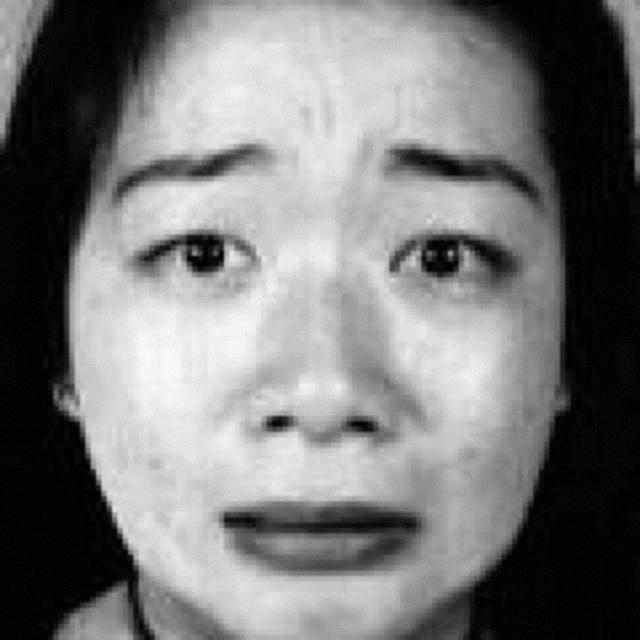
#> input picture Facial Emotion Detection.v1i.yolov11/train/images/1-10-_aug43357_jpg.rf.61a5d65a306c14b8296f54dec0c5abf3.jpg, 640 x 640 px, found by its file name; its folder holds 3 pictures in this run
$ python dataset_analysis.py   (older library calls are emulated)
#> lines starting #> are read from the running program, lines starting #| are printed output that depends on the picture
import os
import cv2
import numpy as np
import matplotlib.pyplot as plt
import shutil
from sklearn.model_selection import train_test_split
from collections import Counter

DATASET_DIR = "dataset"
TRAIN_DIR = os.path.join(DATASET_DIR, "train")
TEST_DIR = os.path.join(DATASET_DIR, "test")
VAL_DIR = os.path.join(DATASET_DIR, "val")
NEW_TRAIN_DIR = os.path.join(DATASET_DIR, "new_train")

RESULTS_DIR = "results"
GRAPHS_DIR = os.path.join(RESULTS_DIR, "graphs")
REPORTS_DIR = os.path.join(RESULTS_DIR, "reports")

def inspect_dataset():
    classes = sorted(os.listdir(TRAIN_DIR))
    train_counts = {}
    test_counts = {}

    total_train = 0
    total_test = 0

    image_shape = None
    channels = None
    is_grayscale = True

    corrupted = 0

    for c in classes:
        train_path = os.path.join(TRAIN_DIR, c)
        test_path = os.path.join(TEST_DIR, c)

        if not os.path.isdir(train_path):
            continue

        train_imgs = os.listdir(train_path)
        test_imgs = os.listdir(test_path)

        train_counts[c] = len(train_imgs)
        test_counts[c] = len(test_imgs)

        total_train += len(train_imgs)
        total_test += len(test_imgs)

        # Check an image for shape and channels
        if len(train_imgs) > 0 and image_shape is None:
            img_path = os.path.join(train_path, train_imgs[0])
            img_unchanged = cv2.imread(img_path, cv2.IMREAD_UNCHANGED)
#> img_unchanged is the input picture: shape (640, 640, 3); mean B, G, R 120.6, 120.6, 120.6
            if img_unchanged is None:
                corrupted += 1
            else:
                image_shape = img_unchanged.shape[:2]
#> image_shape = (640, 640)
                channels = 1 if len(img_unchanged.shape) == 2 else img_unchanged.shape[2]
#> channels = 3
                if channels == 3:
                    # check if R==G==B
                    b, g, r = cv2.split(img_unchanged)
                    if not (np.array_equal(b, g) and np.array_equal(g, r)):
                        is_grayscale = False

    # Save graph
    fig, ax = plt.subplots(figsize=(10, 6))
    x = np.arange(len(classes))
    width = 0.35

    train_vals = [train_counts[c] for c in classes]
    test_vals = [test_counts[c] for c in classes]

    ax.bar(x - width/2, train_vals, width, label='Train')
    ax.bar(x + width/2, test_vals, width, label='Test')
    ax.set_ylabel('Number of Images')
    ax.set_title('Class Distribution in FER Dataset')
    ax.set_xticks(x)
    ax.set_xticklabels(classes)
    ax.legend()
    plt.tight_layout()
    plt.savefig(os.path.join(GRAPHS_DIR, "class_distribution.png"))
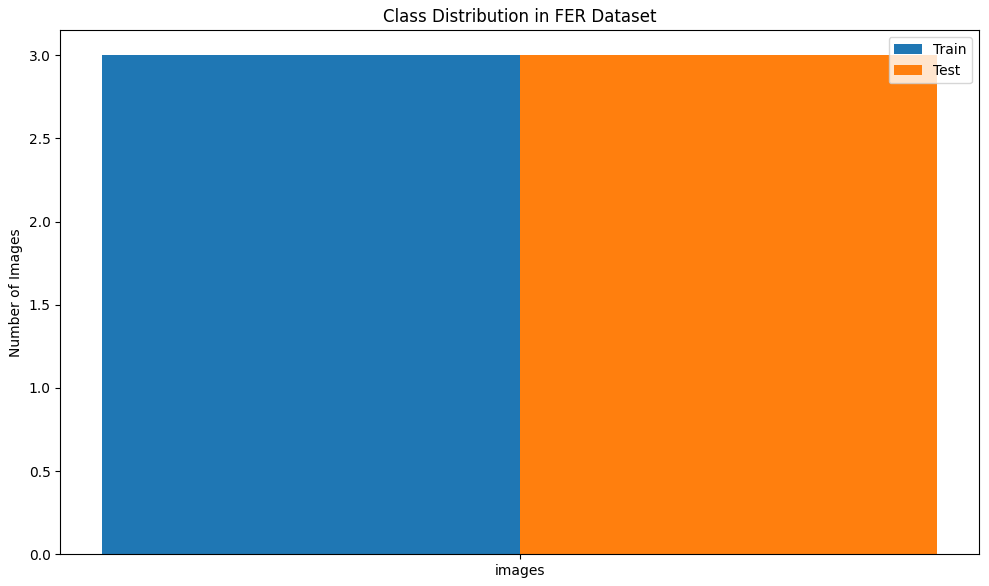
#> figure drawn by matplotlib, 1 panel
    plt.close()

    report = f"""Dataset Analysis Report
=======================
Total Classes: {len(classes)}
Class Names: {classes}

Total Images: {total_train + total_test}
Original Train Images: {total_train}
Original Test Images: {total_test}

Image Dimensions: {image_shape[0]}x{image_shape[1]}
Image Channels (Source File): {channels}
Is Truly Grayscale: {is_grayscale}
Corrupted Images Found: {corrupted}

Class Imbalance (Train set):
"""
    for c in classes:
        report += f"  - {c}: {train_counts[c]} ({train_counts[c]/total_train*100:.2f}%)\n"

    print(report)
#| Dataset Analysis Report
#| =======================
#| Total Classes: 1
#| Class Names: ['images']
#| Total Images: 6
#| Original Train Images: 3
#| Original Test Images: 3
#| Image Dimensions: 640x640
#| Image Channels (Source File): 3
#| Is Truly Grayscale: False
#| Corrupted Images Found: 0
#| Class Imbalance (Train set):
#> (further printed lines are left out)
    with open(os.path.join(REPORTS_DIR, "dataset_analysis.txt"), "w") as f:
        f.write(report)

    return classes, is_grayscale

def create_val_split():
    # Split train into new_train and val (80/20)
    # Stratified split using fixed random seed (42)
    print("Creating Train/Validation Split (80/20) from Original Train...")

    os.makedirs(NEW_TRAIN_DIR, exist_ok=True)
    os.makedirs(VAL_DIR, exist_ok=True)

    classes = sorted(os.listdir(TRAIN_DIR))

    for c in classes:
        os.makedirs(os.path.join(NEW_TRAIN_DIR, c), exist_ok=True)
        os.makedirs(os.path.join(VAL_DIR, c), exist_ok=True)

        img_names = os.listdir(os.path.join(TRAIN_DIR, c))
        img_paths = [os.path.join(TRAIN_DIR, c, name) for name in img_names]

        train_imgs, val_imgs = train_test_split(img_paths, test_size=0.2, random_state=42, stratify=[c]*len(img_paths))

        for p in train_imgs:
            shutil.copy(p, os.path.join(NEW_TRAIN_DIR, c, os.path.basename(p)))
        for p in val_imgs:
            shutil.copy(p, os.path.join(VAL_DIR, c, os.path.basename(p)))

    print("Split complete.")
    print("Validation set created successfully and Original Test set untouched.")

def preprocessing_experiment(is_grayscale):
#> called with is_grayscale = False
    print("Running Preprocessing Experiment...")
    classes = sorted(os.listdir(TRAIN_DIR))

    # take one sample image
    sample_img_path = os.path.join(TRAIN_DIR, classes[0], os.listdir(os.path.join(TRAIN_DIR, classes[0]))[0])

    original = cv2.imread(sample_img_path, cv2.IMREAD_UNCHANGED)

    # if it's already 1 channel, original is grayscale
    if len(original.shape) == 2:
        gray = original
        original_disp = cv2.cvtColor(original, cv2.COLOR_GRAY2RGB)
    else:
        gray = cv2.cvtColor(original, cv2.COLOR_BGR2GRAY)
        original_disp = cv2.cvtColor(original, cv2.COLOR_BGR2RGB)

    # Canny Edge
    canny = cv2.Canny(gray, 100, 200)
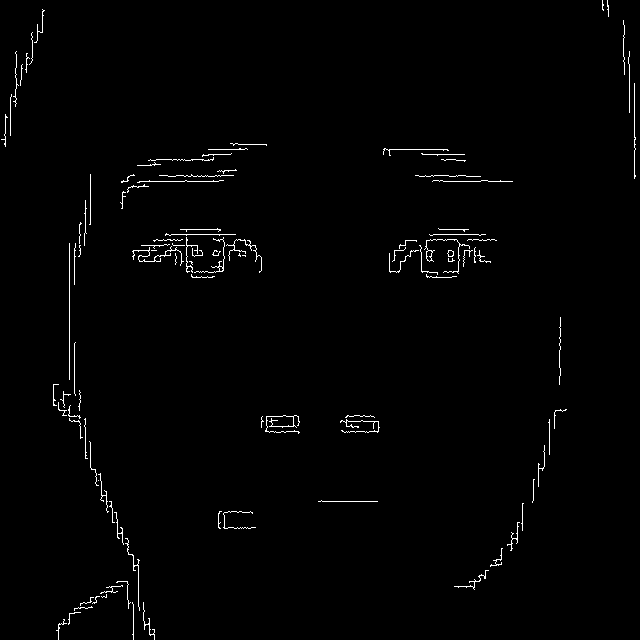
#> canny: shape (640, 640); 1.2% white in thin lines or dots

    # Sobel Edge
    sobelx = cv2.Sobel(gray, cv2.CV_64F, 1, 0, ksize=3)
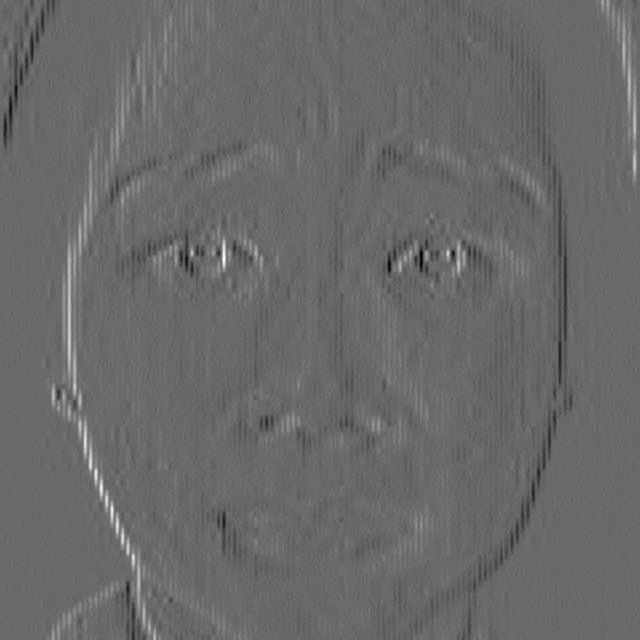
#> sobelx: shape (640, 640) float64; min -324, max 458, mean 0; drawn with min black and max white
    sobely = cv2.Sobel(gray, cv2.CV_64F, 0, 1, ksize=3)
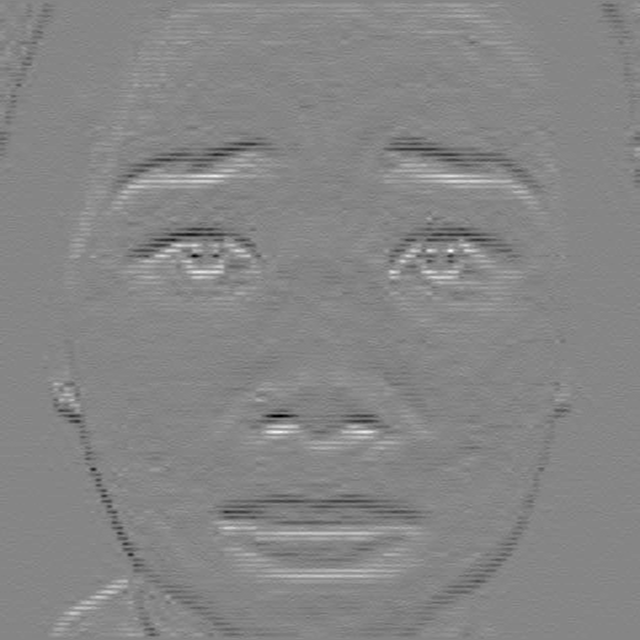
#> sobely: shape (640, 640) float64; min -351, max 317, mean 0; drawn with min black and max white
    sobel = cv2.magnitude(sobelx, sobely)
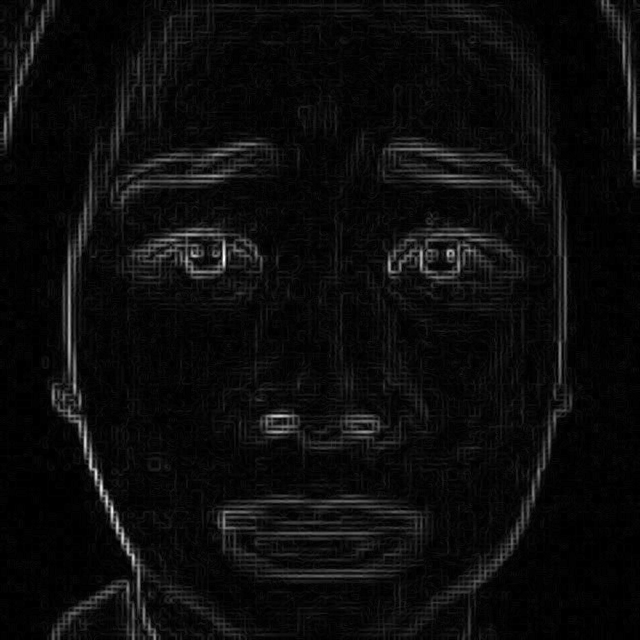
#> sobel: shape (640, 640) float64; min 0, max 458.9, mean 22.5; drawn with min black and max white
    sobel = np.uint8(255 * sobel / np.max(sobel))

    fig, axs = plt.subplots(1, 4, figsize=(16, 4))
    axs[0].imshow(original_disp)
    axs[0].set_title("Original")
    axs[0].axis('off')

    axs[1].imshow(gray, cmap='gray')
    axs[1].set_title("Grayscale")
    axs[1].axis('off')

    axs[2].imshow(canny, cmap='gray')
    axs[2].set_title("Canny Edge")
    axs[2].axis('off')

    axs[3].imshow(sobel, cmap='gray')
    axs[3].set_title("Sobel Edge")
    axs[3].axis('off')

    plt.tight_layout()
    plt.savefig(os.path.join(GRAPHS_DIR, "preprocessing_experiment.png"))
    plt.close()

    print("Preprocessing visualization saved.")

if __name__ == "__main__":
    classes, is_grayscale = inspect_dataset()
    if not os.path.exists(NEW_TRAIN_DIR):
        create_val_split()
    else:
        print("Train/Val split already exists.")
    preprocessing_experiment(is_grayscale)
